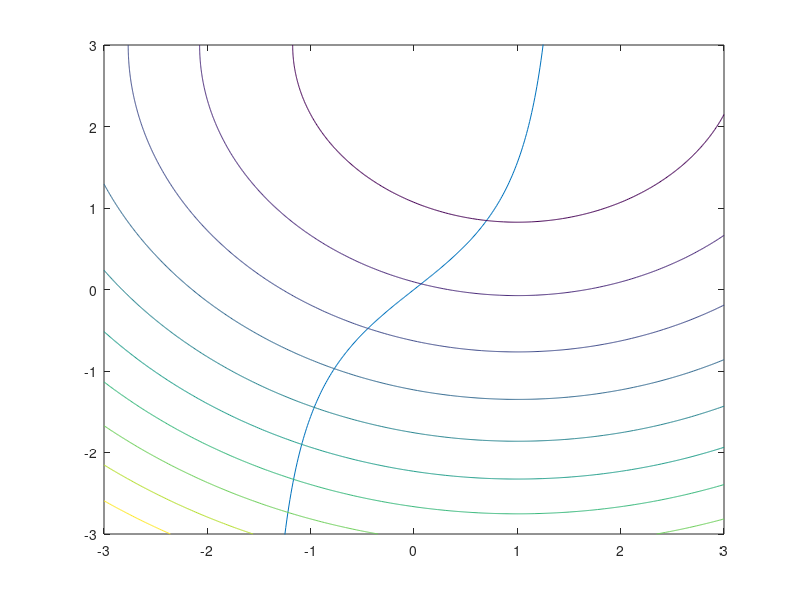

Source code (MATLAB):
%% -----------------------------
% Getting started with Matlab 
% -----------------------------

%% Declaring variables
% Declare and initiate two variables named `a` and `b`
% as a unit vector along x-axis and y-axis
a = [1;0;0];
b = [0;1;0];
% Transpose of the constructed vector a
a_transpose = a';

%%  Concatenating variables
% Concatenate the variables `a` and `b` along the same axis (as one column)
c1 = [a;b];
% Concatenate the variables `a` and `b` as two columns
c2 = [a,b];

%%  Using the colon operator
% Similar to linspace in python. Declaring a list of numbers between two specified number and a step
% Get list of numbers between 1 and 10 with 0.5 spacing
c3 = 1:0.5:10;

% Using a list using linspace between numbers 1 and 10 with step size of 1
c4 = 1:10;

%% Using predefined matrices
% Identity matrix of size 4
I1 = eye(4);

%  One dimensional column vector of length 7 and all elements as 1
c5 = ones(7,1);

% One dimensional row vector of length 3 and all elements as 0
c6 = zeros(3,1);

%% Matrix manipulation
A = [1,2,3;4,5,6;7,8,9];
B = [-1,2,-3;4,-5,6;-7,8,-9];

% Multiplying two matrices
C1 = A * B;

% Element wise multiplication
C2 = A .* B;

% Dimesions of matrix A
dimA = size(A);

% Transpose of matrix A
At = A';

% Logical indexing
% Get truth values for all elements of A to be greater than 3
tt = A > 3 ;

% Slicing matrices
% Get the 2x3 submatrices from A
A1 =  A(1:2,:);
A2 =  A(2:3,:);
A3 =  [A(3,:);A(1,:)];
%% Matlab documentation
% Using doc `name` and help `name` for help
% Try using the above commands to know more about any of the commands used
% Read Matlab documentation to find out more examples and arguments,
% overloaded functions 
% Read the documentation to create a matrix of size (5,7) with random
% elements between [-12, 44]
tic
C3 = -12+(44+12).*rand(5,7);
C3 = randi([-12,44],[5,7]);
% Reshape matrix A into a vector
av = reshape(A,[],1);
av = reshape(A,9,1);
% What happened to the order of the elements?
% Repeat the same for A' and observe the order
av2 = reshape(A',[],1);

% Append the vector to itself
avav = [av;av];

% Now reshape the vector into a 6x3 matrix
Av = reshape(avav,[6,3]);
% What happened to the order of the elements?

%% Utilities
% Using clear all and clc to keep the console and workspace clean
% Using tic and toc to measure execution time of a piece of code
time = toc;

%% Plotting
% Now read the documentation for plotting and plot a tan curve for angles
% between [-pi/2, pi/2] with a dashed blue line
x = -pi/2+0.01:0.01:pi/2-0.01;
figure;
plt = plot(x,tan(x));

% On the same plot as above plot a contour plot for the function
% (x-1)^2+(y-3)^2 for x, y values between [-3,3], see `contour`, `hold
% on` and `meshgrid` functions
x = -3:0.01:3;
y = -3:0.01:3;
[X,Y] = meshgrid(x,y) ;
hold on; 


% Without elementwise mult
% Z = (X-1)^2+(Y-3)^2;
% cnt_plot = contour(X,Y,Z);

% What happens to the plot? How would you rectify the scaling? Try changing
% the order of the plots

%With elementwise mult
Z = (X-1).^2+(Y-3).^2;
cnt_plot = contour(X,Y,Z);

% How does the behavior change with and without the elementwise operator
% and why? Hint: Try expanding the former and see what it results in. 

% Tryout `contour3`, `plot3`, `surface` commands for the same